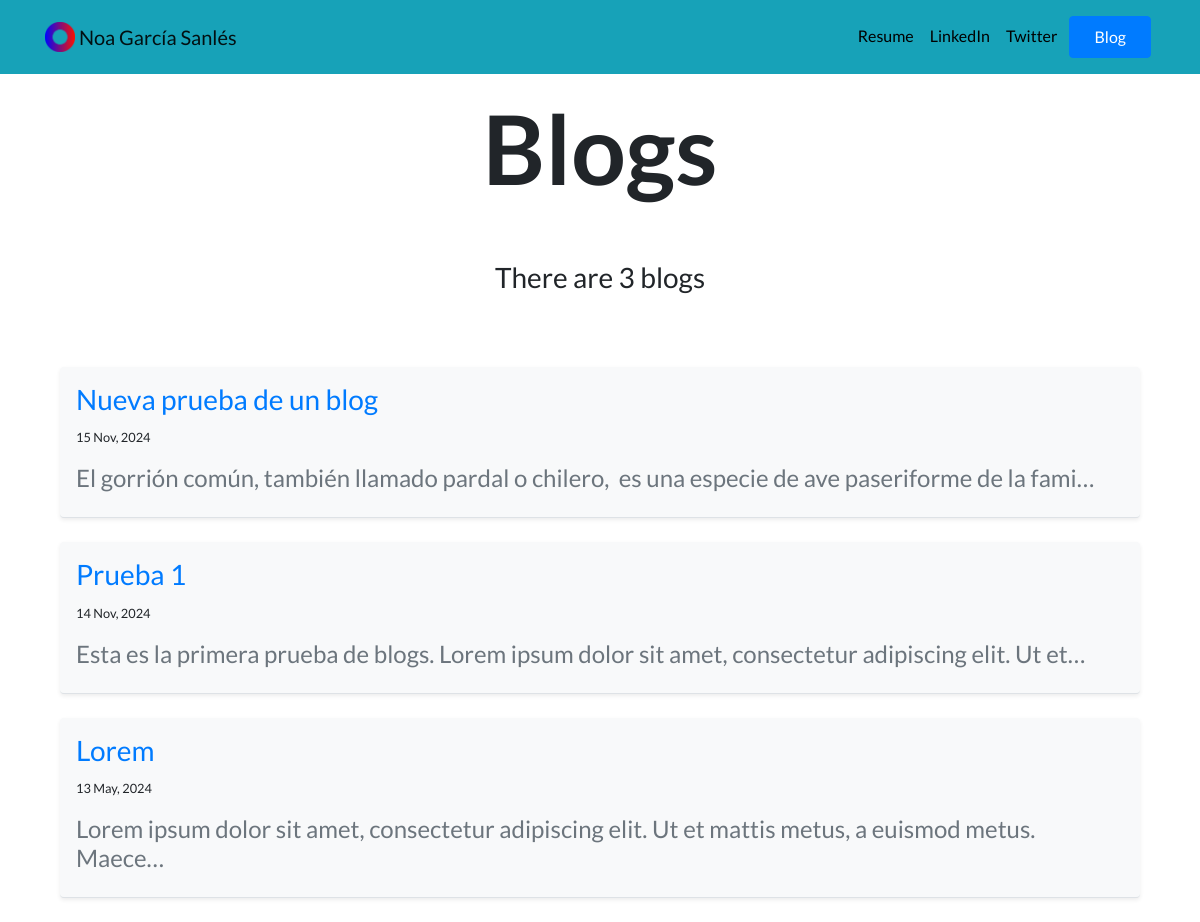
/blog/, run on an earlier commit of the app's database.
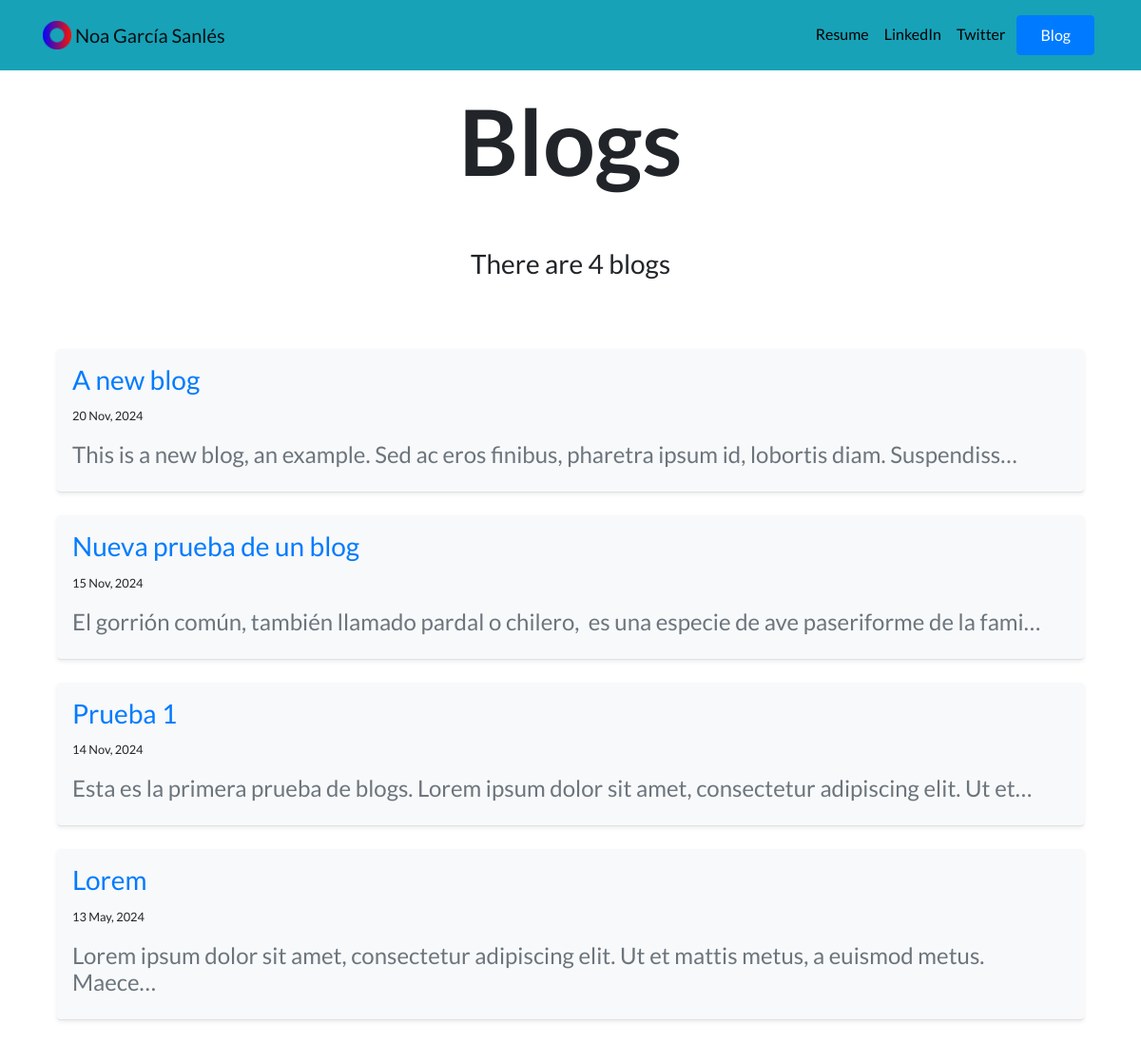
And on a later commit of the database.
### blog/models.py (models this page shows, shortened)
class Blogs(models.Model):
    title = models.CharField(max_length=200)
    date = models.DateField(auto_now_add=True)
    description = models.TextField(max_length=500)

### blog/views.py (the view)
# urls.py: path('', views.all_blogs, name="all_blogs"),
def all_blogs(request):
    all_blogs = Blogs.objects.all().order_by('-date')
    return render(request, 'blog/all_blogs.html', {"blogs": all_blogs})

### blog/templates/blog/all_blogs.html
{% extends 'portfolio/base.html' %}
{% block content%}
<div class="container mt-3">
  <h1 id="blogtitle" class="font-weight-bold text-center">Blogs</h1>
  <br />
  <br />
  <h3 class="text-center mb-5">There are {{ blogs.count }} blog{{ blogs.count|pluralize }}</h3>
  <br />
  {% for blog in blogs %}
  <div class="border-bottom bg-light p-3 rounded shadow-sm">
    <h3><a href="{% url 'blog:detail' blog.id %}"> {{ blog.title }} </a></h3>
    <p><small> {{ blog.date|date:"d M, Y" }} </small></p>
    <h4 class="text-secondary">
      {{ blog.description|striptags|truncatechars:100 }}
    </h4>
  </div>
  <br />
  {% endfor %}
</div>
{% endblock %}

What changed in the data, as far as the page shows it:
added Blogs: title "A new blog", date "20 Nov, 2024", description "This is a new blog, an example. Sed ac eros finibus, pharetra ipsum id, lobortis diam. Suspendiss…"
Also different on the page:
{{ blogs.count }}: "3" → "4"
